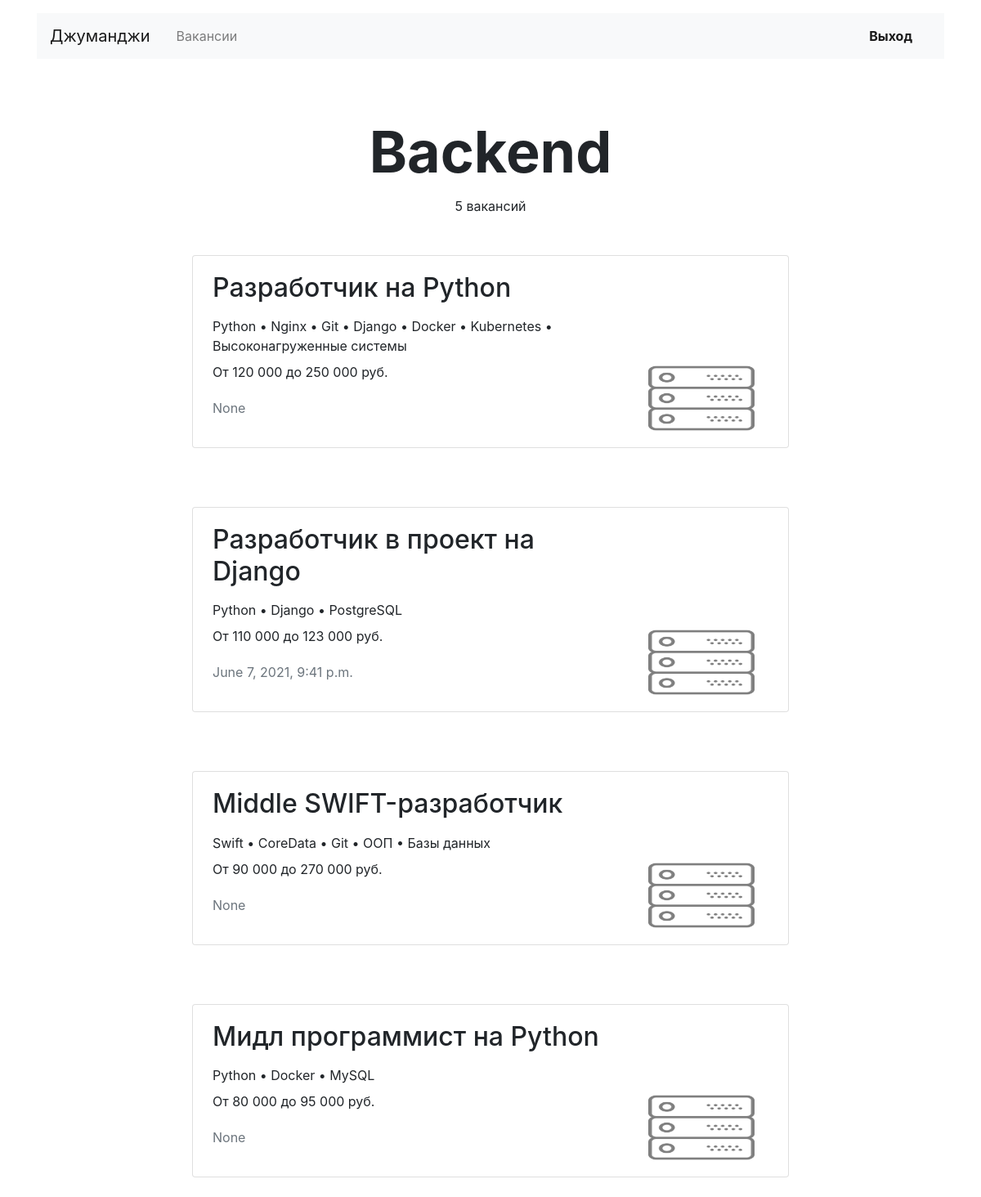
The app's page /vacancies/cat/backend/ (signed in), older data.
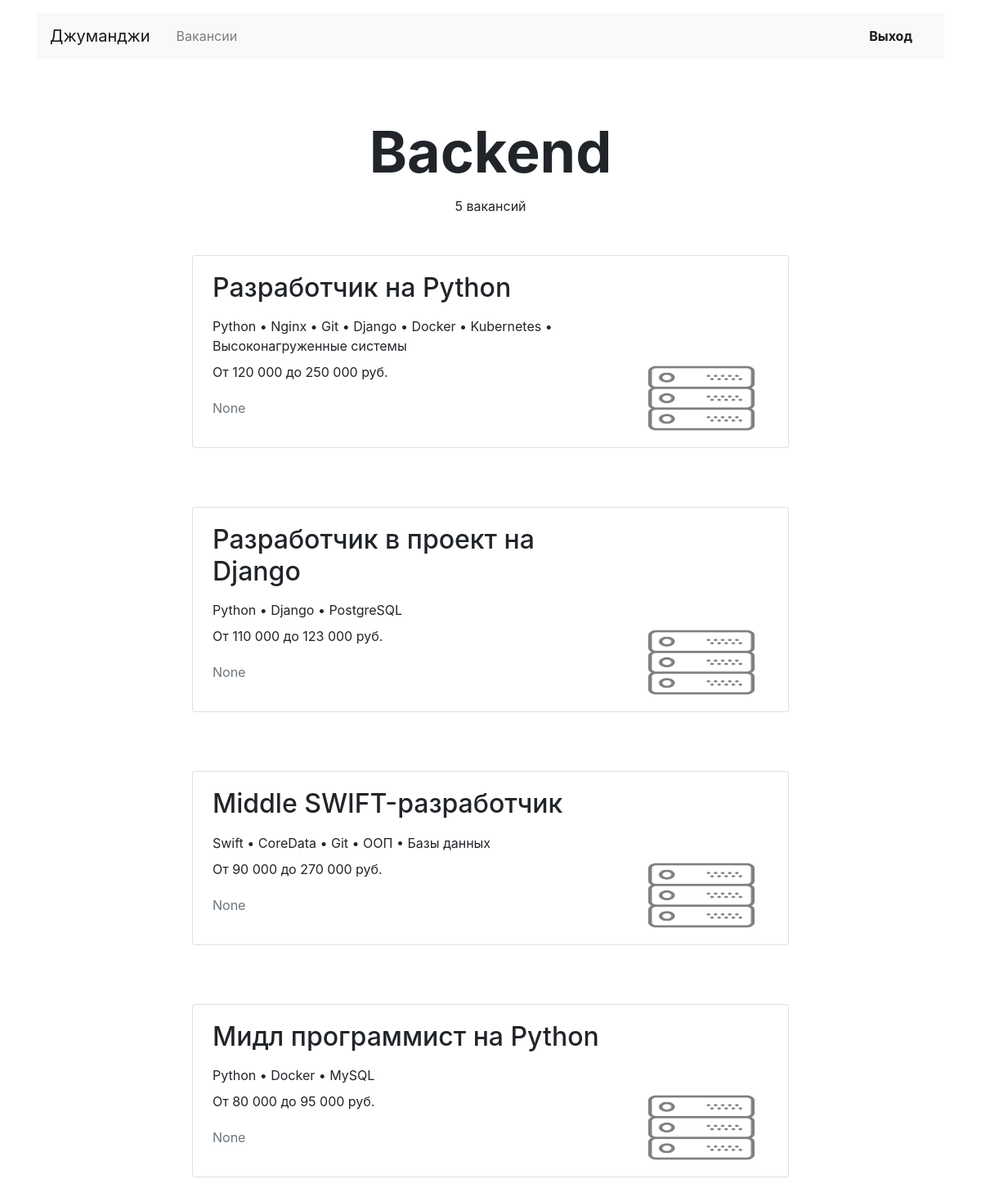
The same page, newer data.
### step_job/models.py (models this page shows, shortened)
class Vacancy(models.Model):
    title = models.CharField(max_length=64)
    specialty = models.ForeignKey(Specialty, on_delete=models.CASCADE, related_name="vacancies")
    company = models.ForeignKey(Company, on_delete=models.CASCADE, related_name="vacancies")
    skills = models.CharField(max_length=64)
    description = models.TextField(max_length=2056)
    salary_min = models.PositiveIntegerField()
    salary_max = models.PositiveIntegerField()
    published_at = models.DateTimeField(auto_now_add=True, blank=True)
    class Meta:
        verbose_name = "Вакансия"
        verbose_name_plural = "Вакансии"

class Specialty(models.Model):
    code = models.CharField(max_length=64, unique=True)
    title = models.CharField(max_length=64)
    picture = models.ImageField(default='https://place-hold.it/100x60', upload_to=MEDIA_SPECIALITY_IMAGE_DIR)
    class Meta:
        verbose_name = "Специализация"
        verbose_name_plural = "Специализации"

### step_job/views.py (the view)
# urls.py: path('vacancies/cat/<str:specialty>/', ListSpecializationView.as_view(), name="specialization"),
class ListSpecializationView(LoginRequiredMixin,ListView):
    model = Vacancy
    context_object_name = "vacancies"
    template_name = "vacancies.html"
    def get_queryset(self):
        return self.model.objects.filter(specialty__code=self.kwargs['specialty']).select_related("specialty", "company")
    def get_context_data(self, **kwargs):
        context = super().get_context_data(**kwargs)
        context["vacancies_title"] = self.kwargs['specialty'].title
        return context

### step_job/templatetags/filters.py (called while the page is built)
@register.filter
def salary_num(value_int):
    value = str(value_int)
    res = [value[0:len(value) % 3]]
    slice_val = value[len(value) % 3:len(value)]
    for gnum in range(0, len(slice_val), 3):
        res.append(slice_val[gnum:gnum + 3])
    return " ".join(res)

@register.filter
def dot_skill(skills):
    skill_list = skills.split(', ')
    return ' • '.join(skill_list)

### templates/vacancies.html
{% extends "base.html" %}
{% load filters %}
{% block container %}
  <main class="container mt-3">
    <section>
      <h1 class="h1 text-center mx-auto mt-4 pt-5" style="font-size: 70px;"><strong>{{  vacancies_title }}</strong></h1>
      <p class="text-center pt-1">{{  vacancies.count }} вакансий </p>
        {% for vacancy in vacancies %}
            <div class="row mt-5">
            <div class="col-12 col-lg-8 offset-lg-2 m-auto">
              <div class="card mb-4">
                <div class="card-body px-4">
                  <div class="row">
                    <div class="col-12 col-md-8 col-lg-9">
                      <h2 class="h2 pb-2">{{ vacancy.title }}</h2>
                      <p class="mb-2">{{ vacancy.skills|dot_skill }}</p>
                      <p>От {{ vacancy.salary_min|salary_num }} до {{ vacancy.salary_max|salary_num }} руб.</p>
                      <p class="text-muted pt-1"> {{ vacancy.published_at }} </p>
                    </div>
                    <div class="col-12 col-md-4 col-lg-3 d-flex align-items-end">
                      <a href="{% url 'vacancy' vacancy.id %}"><img src="{{ vacancy.specialty.picture}}" width="130" height="80" alt=""></a>
                    </div>
                  </div>
                </div>
              </div>
            </div>
          </div>
    {% endfor %}
    </section>
  </main>
{% endblock container %}

Row changes from the older to the newer data that the page shows:
changed Vacancy "Разработчик в проект на Django": published_at "June 7, 2021, 9:41 p.m." → "None"
